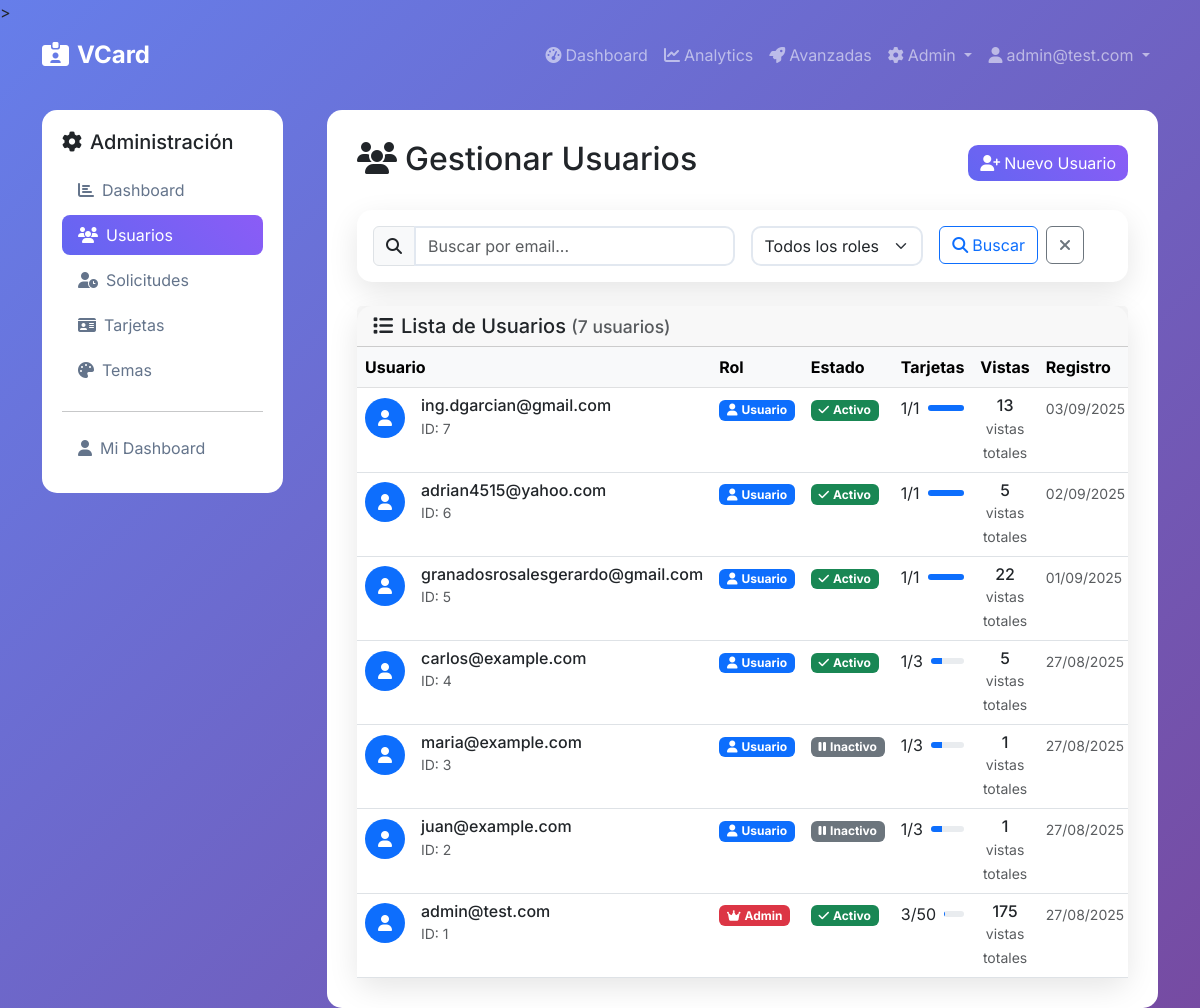
The app's page /admin/users (signed in) with its own data.
### app/models.py (models this page shows, shortened)
class User(UserMixin, db.Model):
    id = db.Column(db.Integer, primary_key=True)
    email = db.Column(db.String(120), unique=True, nullable=False, index=True)
    password_hash = db.Column(db.String(255), nullable=False)
    role = db.Column(Enum('admin', 'user', name='user_roles'), default='user', nullable=False)
    is_active = db.Column(db.Boolean, default=True, nullable=False)
    is_approved = db.Column(db.Boolean, default=False)
    approved_at = db.Column(db.DateTime)
    approved_by_id = db.Column(db.Integer)
    is_suspended = db.Column(db.Boolean, default=False)
    suspension_reason = db.Column(db.String(500))
    suspended_at = db.Column(db.DateTime)
    suspended_by_id = db.Column(db.Integer)
    max_cards = db.Column(db.Integer, default=1, nullable=False)
    last_login = db.Column(db.DateTime)
    total_views = db.Column(db.Integer, default=0)
    email_verified = db.Column(db.Boolean, default=False)
    email_verified_at = db.Column(db.DateTime)
    reset_token = db.Column(db.String(255))
    reset_token_expires = db.Column(db.DateTime)
    created_at = db.Column(db.DateTime, default=now_utc_for_db)
    updated_at = db.Column(db.DateTime, default=now_utc_for_db, onupdate=now_utc_for_db)
    cards = db.relationship('Card', backref='owner', lazy='dynamic', cascade='all, delete-orphan')
    def is_admin(self):
        return self.role == 'admin'
    def get_total_card_views(self):
        from .models import CardView
        return CardView.query.join(Card).filter(Card.owner_id == self.id).count()

### app/admin/routes.py (the view)
@bp.route('/users')
@login_required
@admin_required
def users():
    page = request.args.get('page', 1, type=int)
    search = request.args.get('search', '', type=str)
    query = User.query
    if search:
        query = query.filter(User.email.contains(search))
    users = query.order_by(User.created_at.desc()).paginate(
        page=page, per_page=20, error_out=False
    )
    return render_template('admin/users.html', users=users, search=search)

### app/timezone_utils.py (called while the page is built)
def utc_to_local(utc_dt):
    if utc_dt is None:
        return None
    if utc_dt.tzinfo is None:
        utc_dt = utc_dt.replace(tzinfo=pytz.UTC)
    return utc_dt.astimezone(MEXICO_TZ)

def format_local_datetime(dt, format_str='%d/%m/%Y %H:%M'):
    if dt is None:
        return ''
    local_dt = utc_to_local(dt)
    return local_dt.strftime(format_str)

### app/utils.py (called while the page is built)
def admin_required(f):
    from functools import wraps
    from flask import abort
    from flask_login import current_user
    @wraps(f)
    def decorated_function(*args, **kwargs):
        if not current_user.is_authenticated or not current_user.is_admin():
            abort(403)
        return f(*args, **kwargs)
    return decorated_function

### app/templates/admin/users.html (shortened to what this page needs)
{% extends "base.html" %}
{% block content %}
<div class="row">
    <div class="col-md-3">
        {% include 'admin/_sidebar.html' %}
    </div>
    <div class="col-md-9">
        <div class="main-content">
            <div class="d-flex justify-content-between align-items-center mb-4">
                <h2>
                    <i class="fas fa-users me-2"></i>Gestionar Usuarios
                </h2>
                <a href="{{ url_for('admin.new_user') }}" class="btn btn-primary">
                    <i class="fas fa-user-plus me-1"></i>Nuevo Usuario
                </a>
            </div>
            <div class="card mb-4">
                <div class="card-body">
                    <form method="GET" class="row g-3">
                        <div class="col-md-6">
                            <div class="input-group">
                                <span class="input-group-text">
                                    <i class="fas fa-search"></i>
                                </span>
                                <input type="text" name="search" class="form-control"
                                       placeholder="Buscar por email..." value="{{ search }}">
                            </div>
                        </div>
                        <div class="col-md-3">
                            <select name="role" class="form-select">
                                <option value="">Todos los roles</option>
                            </select>
                        </div>
                        <div class="col-md-3">
                            <div class="d-grid gap-2 d-md-flex">
                                <button type="submit" class="btn btn-outline-primary">
                                    <i class="fas fa-search me-1"></i>Buscar
                                </button>
                                <a href="{{ url_for('admin.users') }}" class="btn btn-outline-secondary">
                                    <i class="fas fa-times"></i>
                                </a>
                            </div>
                        </div>
                    </form>
                </div>
            </div>
            <div class="card">
                <div class="card-header">
                    <h5 class="mb-0">
                        <i class="fas fa-list me-2"></i>Lista de Usuarios
                        <small class="text-muted">({{ users.total }} usuarios)</small>
                    </h5>
                </div>
                <div class="card-body p-0">
                    {% if users.items %}
                        <div class="table-responsive">
                            <table class="table table-hover mb-0">
                                <thead class="table-light">
                                    <tr>
                                        <th>Usuario</th>
                                        <th width="12%">Rol</th>
                                        <th width="12%">Estado</th>
                                        <th width="12%">Tarjetas</th>
                                        <th width="10%">Vistas</th>
                                        <th width="12%">Registro</th>
                                    </tr>
                                </thead>
                                <tbody>
                                    {% for user in users.items %}
                                        <tr>
                                            <td>
                                                <div class="d-flex align-items-center">
                                                    <div class="rounded-circle bg-primary text-white d-flex align-items-center justify-content-center me-3"
                                                         style="width: 40px; height: 40px;">
                                                        <i class="fas fa-user"></i>
                                                    </div>
                                                    <div>
                                                        <h6 class="mb-0">{{ user.email }}</h6>
                                                        <small class="text-muted">ID: {{ user.id }}</small>
                                                    </div>
                                                </div>
                                            </td>
                                            <td>
                                                {% if user.role == 'admin' %}
                                                    <span class="badge bg-danger">
                                                        <i class="fas fa-crown me-1"></i>Admin
                                                    </span>
                                                {% else %}
                                                    <span class="badge bg-primary">
                                                        <i class="fas fa-user me-1"></i>Usuario
                                                    </span>
                                                {% endif %}
                                            </td>
                                            <td>
                                                {% if user.is_suspended %}
                                                    <div>
                                                        <span class="badge bg-danger">
                                                            <i class="fas fa-ban me-1"></i>Suspendido
                                                        </span>
                                                        {% if user.suspension_reason %}
                                                            <div class="mt-1">
                                                                <small class="text-muted" title="{{ user.suspension_reason }}">
                                                                    {{ user.suspension_reason[:30] }}{% if user.suspension_reason|length > 30 %}...{% endif %}
                                                                </small>
                                                            </div>
                                                        {% endif %}
                                                    </div>
                                                {% elif user.is_active %}
                                                    <span class="badge bg-success">
                                                        <i class="fas fa-check me-1"></i>Activo
                                                    </span>
                                                {% else %}
                                                    <span class="badge bg-secondary">
                                                        <i class="fas fa-pause me-1"></i>Inactivo
                                                    </span>
                                                {% endif %}
                                            </td>
                                            <td>
                                                <div class="d-flex align-items-center">
                                                    <span class="me-2">{{ user.cards.count() }}/{{ user.max_cards }}</span>
                                                    <div class="progress flex-grow-1" style="height: 6px;">
                                                        <div class="progress-bar" role="progressbar"
                                                             style="width: {{ (user.cards.count() / user.max_cards * 100) if user.max_cards > 0 else 0 }}%">
                                                        </div>
                                                    </div>
                                                </div>
                                            </td>
                                            <td>
                                                <div class="text-center">
                                                    <div class="h6 mb-0">{{ user.get_total_card_views() }}</div>
                                                    <small class="text-muted">vistas totales</small>
                                                </div>
                                            </td>
                                            <td>
                                                <small class="text-muted">
                                                    {{ user.created_at|local_date if user.created_at else '-' }}
                                                </small>
                                            </td>
                                        </tr>
                                    {% endfor %}
                                </tbody>
                            </table>
                        </div>
                    {% endif %}
                </div>
            </div>
        </div>
    </div>
</div>
{% endblock %}

### app/templates/base.html (shortened to what this page needs)
<!DOCTYPE html>
<html lang="es">
<head>
    <link href="https://cdn.jsdelivr.net/npm/bootstrap@5.3.0/dist/css/bootstrap.min.css" rel="stylesheet">
    <link href="https://cdnjs.cloudflare.com/ajax/libs/font-awesome/6.4.0/css/all.min.css" rel="stylesheet">
</head>
<body>
    <nav class="navbar navbar-expand-lg navbar-dark mb-4">
        <div class="container">
            <a class="navbar-brand" href="{{ url_for('index') }}">
                <i class="fas fa-id-card-alt me-2"></i>VCard
            </a>
            <div class="collapse navbar-collapse" id="navbarNav">
                <ul class="navbar-nav ms-auto">
                    {% if current_user.is_authenticated %}
                        <li class="nav-item">
                            <a class="nav-link" href="{{ url_for('dashboard.index') }}">
                                <i class="fas fa-tachometer-alt me-1"></i>Dashboard
                            </a>
                        </li>
                        <li class="nav-item">
                            <a class="nav-link" href="{{ url_for('dashboard.analytics') }}">
                                <i class="fas fa-chart-line me-1"></i>Analytics
                            </a>
                        </li>
                        <li class="nav-item">
                            <a class="nav-link" href="{{ url_for('dashboard.advanced_features') }}">
                                <i class="fas fa-rocket me-1"></i>Avanzadas
                            </a>
                        </li>
                        {% if current_user.is_admin() %}
                        <li class="nav-item dropdown">
                            <a class="nav-link dropdown-toggle" href="#" role="button" data-bs-toggle="dropdown">
                                <i class="fas fa-cog me-1"></i>Admin
                            </a>
                        </li>
                        {% endif %}
                        <li class="nav-item dropdown">
                            <a class="nav-link dropdown-toggle" href="#" role="button" data-bs-toggle="dropdown">
                                <i class="fas fa-user me-1"></i>{{ current_user.email }}
                            </a>
                        </li>
                    {% endif %}
                </ul>
            </div>
        </div>
    </nav>
    <div class="container">
        {% block content %}{% endblock %}
    </div>
</body>
</html>

### app/templates/base.html (style rules this page uses)
:root { --primary-color: #6366f1; --secondary-color: #8b5cf6; --accent-color: #ec4899; }
body { font-family: 'Inter', sans-serif; background: linear-gradient(135deg, #667eea 0%, #764ba2 100%); min-height: 100vh; }
.navbar-brand { font-weight: 700; font-size: 1.5rem; }
.card { border: none; border-radius: 15px; box-shadow: 0 10px 30px rgba(0,0,0,0.1); }
.btn-primary { background: linear-gradient(45deg, var(--primary-color), var(--secondary-color)); border: none; border-radius: 10px; }
.form-control, .form-select { border-radius: 10px; border: 2px solid #e2e8f0; }
.main-content { background: white; border-radius: 15px; padding: 30px; }

### records on screen
User: email "admin@test.com", id "1", role "admin" (drawn), is_active True (drawn), cards.count "3", max_cards "50", get_total_card_views "175", created_at|local_date "27/08/2025"
User: email "ing.dgarcian@gmail.com", id "7", role "user" (drawn), is_active True (drawn), is_suspended "Activo", cards.count "1", max_cards "1", get_total_card_views "13", created_at|local_date "03/09/2025"
User: email "adrian4515@yahoo.com", id "6", role "user" (drawn), is_active True (drawn), is_suspended "Activo", cards.count "1", max_cards "1", get_total_card_views "5", created_at|local_date "02/09/2025"
User: email "granadosrosalesgerardo@gmail.com", id "5", role "user" (drawn), is_active True (drawn), is_suspended "Activo", cards.count "1", max_cards "1", get_total_card_views "22", created_at|local_date "01/09/2025"
User: email "carlos@example.com", id "4", role "user" (drawn), is_active True (drawn), cards.count "1", max_cards "3", get_total_card_views "5", created_at|local_date "27/08/2025"
User: email "maria@example.com", id "3", role "user" (drawn), is_active False (drawn), cards.count "1", max_cards "3", get_total_card_views "1", created_at|local_date "27/08/2025"
User: email "juan@example.com", id "2", role "user" (drawn), is_active False (drawn), cards.count "1", max_cards "3", get_total_card_views "1", created_at|local_date "27/08/2025"

### other values on screen
{{ users.total }} "7"
